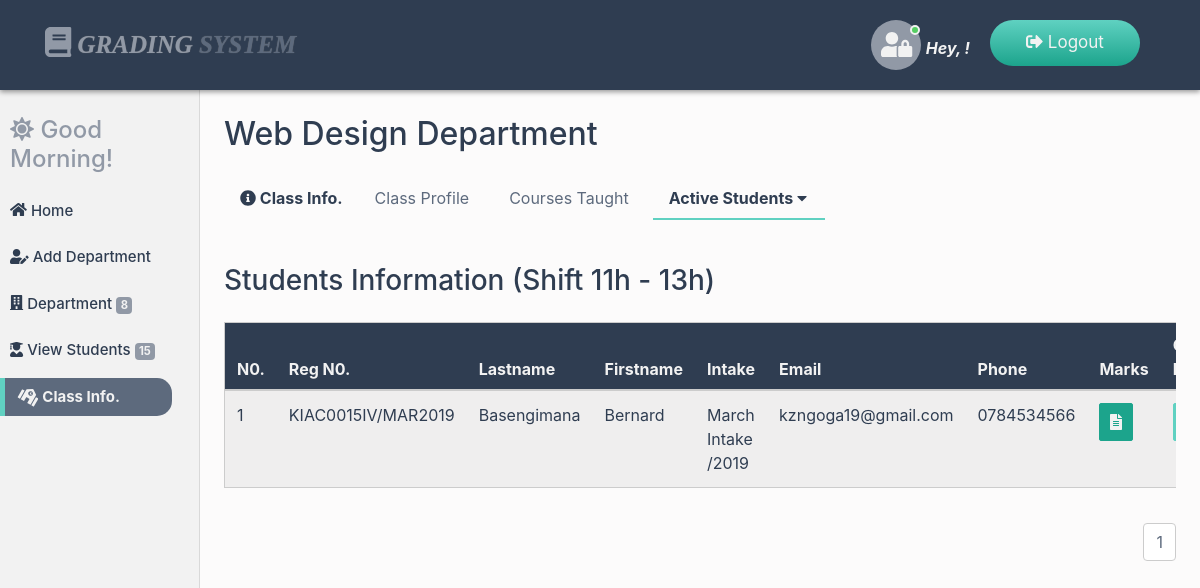
Page /dos-dashboard/department_info_shift2.php?class=1 (signed in) on the committed database.
### tables this page shows
CREATE TABLE `department` (
  `dep_ID` int(20) NOT NULL,
  `dep_Name` varchar(200) NOT NULL,
  `status` varchar(20) NOT NULL
);

CREATE TABLE `student` (
  `student_ID` int(20) NOT NULL,
  `reg_Num` varchar(200) NOT NULL,
  `student_Fname` varchar(200) NOT NULL,
  `student_Lname` varchar(200) NOT NULL,
  `student_Mail` varchar(200) NOT NULL,
  `student_Gender` varchar(200) NOT NULL,
  `student_Address` varchar(200) NOT NULL,
  `student_Phone` varchar(200) NOT NULL,
  `parent_Phone` varchar(200) NOT NULL,
  `student_Intake` varchar(200) NOT NULL,
  `dep_ID` int(20) NOT NULL,
  `student_Shift` varchar(200) NOT NULL,
  `start_Date` varchar(20) NOT NULL,
  `status` varchar(20) NOT NULL
);

### dos-dashboard/department_info_shift2.php (the view, shortened to what this page needs)
<?php
include("../connection/connect.php");
include("session/session.php");
$retr = "Select * From users where user_ID = '$session_Id'";
$run_retr = mysqli_query($con, $retr);
$row_retr = mysqli_fetch_array($run_retr);
$fname = $row_retr['user_Fname'];
if(isset($_GET['class'])){
$departId = $_GET['class'];
$select = "Select * From Department where dep_ID = '$departId'";
$run_select = mysqli_query($con,$select);
$fetch_select = mysqli_fetch_array($run_select);
$departName = $fetch_select['dep_Name'];
}
?>
<!DOCTYPE html>
<html lang="en">
<head>
<link rel="stylesheet" href="../css/bootstrap.min.css">
<link rel="stylesheet" href="../css/all.min.css">
<link rel="stylesheet" href="../css/main.css">
<link rel="stylesheet" href="../css/animate.css">
</head>
<body>
<nav class="navbar navbar-expand-md bg-dark navbar-dark fixed-top main-nav">
  <div class="container">
        <a class="navbar-brand" href="index.php"><i class="fas fa-book logo-icon"></i> Grading <span class="fat">System</span></a>
      <ul class="nav navbar-nav ml-auto lang-switcher">
      <li class="nav-item">
      <span class="user-img">
        <span class="user-icon">
          <i class="fas fa-user-lock"></i>
        </span>
        <span class="status online"></span>
      </span> <span class="hello-user">Hey, <?php echo $fname;?>!</span>
      </li>
      <li class="nav-item">
        <a class="nav-link" href="logout.php">
        <i class="fas fa-sign-out-alt"></i> Logout</a>
      </li>
      </ul>
    </div>
</nav>
<div class="container-fluid">
  <div class="row">
    <nav class="col-md-2 d-none d-md-block sidebar">
      <div class="sidebar-sticky">
        <div class="dash-salute wow bounceInLeft" data-wow-duration="2s">
            <?php
            $time = date("H");
            if(($time >="0") && ($time <"12")){
                echo"<h4><i class='fas fa-sun'></i> Good Morning!</h4>";
            }
            ?>
        </div>
        <ul class="nav flex-column dash-nav">
          <li class="nav-item">
          <a href="index.php" class="nav-link">
          <i class="fa fa-home dash-icon"></i> Home</a></li>
          <li class="nav-item">
          <a href="add_department.php" class="nav-link">
          <i class="fas fa-user-edit dash-icon"></i> Add Department</a></li>
          <li class="nav-item">
          <a href="view_department.php" class="nav-link"><i class="fa fa-building dash-icon"></i>  Department
          <span class="badge badge-primary">
              <?php
              $count = "Select count(*) as NberOfData from department";
              $run_count = mysqli_query($con, $count);
              $row_count = mysqli_fetch_array($run_count);
              $count_data = $row_count['NberOfData'];
              echo $count_data;
              ?>
          </span>
          </a></li>
          <li class="nav-item">
          <a href="view_students.php" class="nav-link">
          <i class="fas fa-user-graduate dash-icon"></i> View Students
          <span class="badge badge-primary">
              <?php
              $count = "Select count(*) as NberOfData from student";
              $run_count = mysqli_query($con, $count);
              $row_count = mysqli_fetch_array($run_count);
              $count_data = $row_count['NberOfData'];
              echo $count_data;
              ?>
          </span>
          </a></li>
          <li class="nav-item">
          <a href="class_info.php" class="nav-link active">
          <i class="fas fa-school dash-icon"></i> Class Info.
          </a></li>
        </ul>
      </div>
    </nav>
    <main role="main" class="col-md-10 ml-sm-auto px-4">
      <div class="dash-output-section">
        <h2><?php echo $departName;?> Department</h2>
        <ul class="nav sub-nav">
           <li class="nav-item">
            <p class="nav-link sub-nav-head"><i class="fas fa-info-circle"></i> Class Info.</p>
          </li>
          <li class="nav-item">
            <a href="department_info_profile.php?class=<?php echo $departId;?>" class="nav-link">
              Class Profile
            </a>
          </li>
          <li class="nav-item">
            <a href="department_info_courses.php?class=<?php echo $departId;?>" class="nav-link">
              Courses Taught
            </a>
          </li>
          <li class="nav-item dropdown">
            <a href="#" class="nav-link active" data-toggle="dropdown">
              Active Students <i class="fas fa-caret-down"></i>
            </a>
          </li>
        </ul>
        <div class="info-display">
          <h3 class="">Students Information
          (Shift 11h - 13h)</h3>
          <div class="table-responsive mt-4">
            <table class="table table-striped">
             <thead>
                <th>N0.</th>
                <th>Reg N0.</th>
                <th>Lastname</th>
                <th>Firstname</th>
                <th>Intake</th>
                <th>Email</th>
                <th>Phone</th>
                <th>Marks</th>
                <th>Change Department</th>
              </thead>
               <?php
                $select = "Select student.student_Fname,student.student_Lname,
                        student.student_Mail,student.student_Gender,student.student_Address,
                        student.student_Phone,student.Reg_Num,student.student_Intake,
                        department.dep_Name FROM student INNER JOIN department
                        ON student.dep_ID = department.dep_ID
                        WHERE department.dep_ID = '$departId'  AND student.status = 'On' AND student.student_Shift = '11h-13h' ORDER BY student.student_Lname";
                $run_select = mysqli_query($con, $select);
                $number_of_results = mysqli_num_rows($run_select);
                $results_per_page = 5;
                $nber_of_Pages = ceil($number_of_results / $results_per_page);
                if(!isset($_GET['page'])){
                    $page = 1;
                  }
                  else{
                    $page = $_GET['page'];
                  }
                $this_page_first_result = ($page - 1) * $results_per_page;
                $select = "Select student.student_ID,student.student_Fname,student.student_Lname,
                        student.student_Mail,student.student_Gender,student.student_Address,
                        student.student_Phone,student.Reg_Num,student.student_Intake,
                        department.dep_Name FROM student INNER JOIN department
                        ON student.dep_ID = department.dep_ID
                        WHERE department.dep_ID = '$departId'  AND student.status = 'On' AND student.student_Shift = '11h-13h' ORDER BY student.student_Lname
                LIMIT " . $this_page_first_result . ',' . $results_per_page;
                $run_select = mysqli_query($con, $select);
                $num = $this_page_first_result;
                while($row_select = mysqli_fetch_array($run_select)){
                 $stdId = $row_select['student_ID'];
                 $fname = $row_select['student_Fname'];
                 $lname = $row_select['student_Lname'];
                 $email = $row_select['student_Mail'];
                 $phone = $row_select['student_Phone'];
                 $regNum = $row_select['Reg_Num'];
                 $intake = $row_select['student_Intake'];
                 $num++;
                ?>
                <tr>
                <td><?php echo $num; ?></td>
                <td><?php echo $regNum; ?></td>
                <td><?php echo $lname; ?></td>
                <td><?php echo $fname; ?></td>
                <td><?php echo $intake; ?></td>
                <td><?php echo $email; ?></td>
                <td><?php echo $phone; ?></td>
                <td><a href="view_marks_shift2.php?marksFor=<?php echo $stdId;?>">
                <button type="button" class="btn btn-primary"
                title="Update"><span class="fa fa-file-alt"></span></button></a></td>
                <td><a href="updates/update_student.php?editDpt=<?php echo $stdId;?>">
                <button type="button" class="btn btn-success"
                title="Update"><span class="fa fa-pen"></span></button></a></td>
                </tr>
                <?php }?>
            </table>
            <ul class="pagination justify-content-end">
            <?php
            for($i=1; $i<=$nber_of_Pages; $i++){
                echo '<li class="page-item"><a
                class="page-link"
                href="department_info_shift2.php?class='.$departId.'&page='. $i .'">
                '. $i .' </a></li>';
            }
            ?>
            </ul>
        </div>
      </div>
    </main>
  </div>
</div>
</body>
</html>

### rows in the picture
department: dep_Name "Web Design"
student: reg_Num "KIAC0015IV/MAR2019", student_Lname "Basengimana", student_Fname "Bernard", student_Intake "March Intake /2019", student_Mail "kzngoga19@gmail.com", student_Phone "0784534566"

### other values in the picture
$count_data "8"
$count_data "15"
